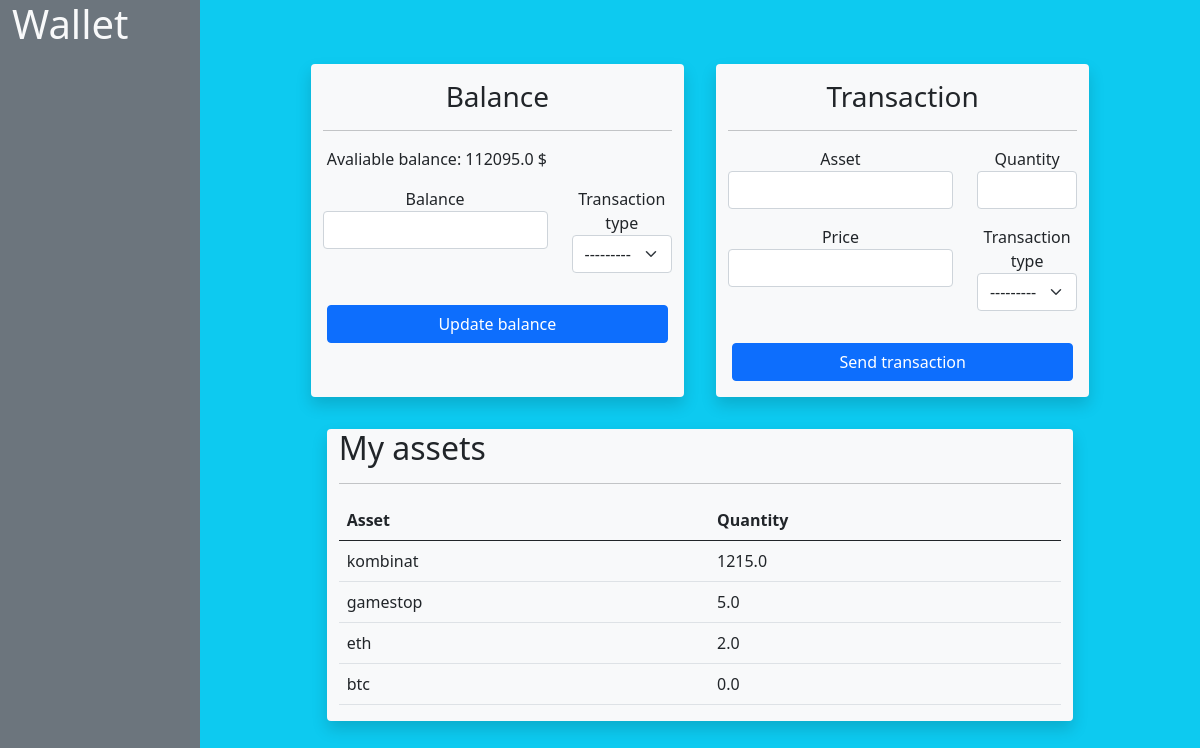
Before: /accountant/ with the older database file.
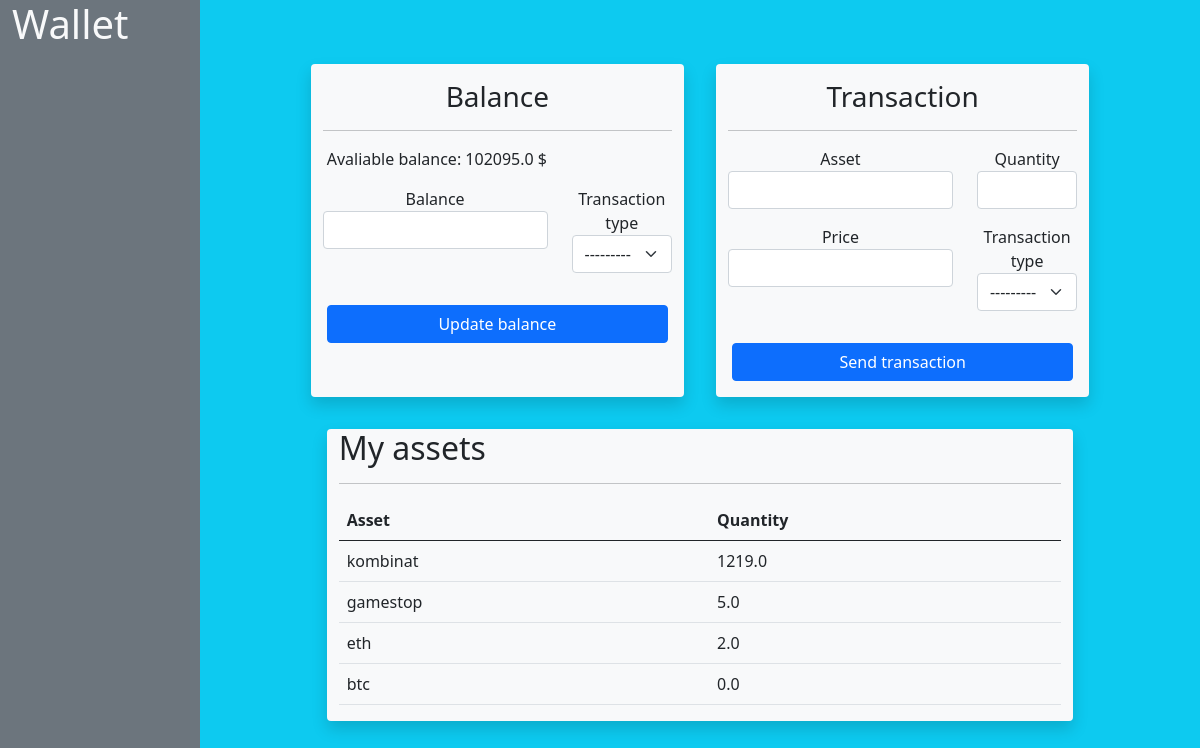
After: the same page with the newer database file.
### accountant/models.py (models this page shows)
class AccountPln(models.Model):
    balance = models.FloatField()
    transaction_type = models.CharField(
        max_length=8,
        choices=ACCOUNT_TRANSACTION_TYPE
        )
    total_balance = models.FloatField()
    def __str__(self):
        return '{} $'.format(self.total_balance)

class Asset(models.Model):
    asset = models.CharField("Asset", max_length=256)
    quantity = models.FloatField()
    def __str__(self):
        return self.asset

### accountant/views.py (the view, shortened to what this page needs)
# urls.py: path('', accountant_view, name='accountant')
def accountant_view(request):
    queryset = Asset.objects.all()
    transaction_form = AddTransactionForm()
    balance_form = UpdateBalanceForm()
    balance = AccountPln.objects.last()
    context = {
        'asset_list': queryset,
        'balance': balance,
        'transaction_form': transaction_form,
        'balance_form': balance_form,
    }
    return render(request, 'accountant/accountant.html', context)

### accountant/forms.py
class AddTransactionForm(forms.ModelForm):
    class Meta:
        model = Transaction
        fields = [
            'asset',
            'quantity',
            'price',
            'transaction_type',
        ]
        widgets = {
            'asset': forms.TextInput(attrs={'class': 'form-control'}),
            'quantity': forms.NumberInput(attrs={'class': 'form-control'}),
            'price': forms.NumberInput(attrs={'class': 'form-control'}),
            'transaction_type': forms.Select(attrs={'class': 'form-select'}),
        }

class UpdateBalanceForm(forms.ModelForm):
    class Meta:
        model = AccountPln
        fields = [
            'balance',
            'transaction_type',
        ]
        widgets = {
            'balance': forms.TextInput(attrs={'class': 'form-control'}),
            'transaction_type': forms.Select(attrs={'class': 'form-select'}),
        }

### accountant/templates/accountant/accountant.html (shortened to what this page needs)
{% extends "base.html" %}
{% block content %}
<div class="container-fluid">
    <div class="row">
      <div class="col-2 bg-secondary text-light" style="height: 100vh;">
        <h1>Wallet</h1>
      </div>
      <div class="col-10 bg-info p-5">
        <div class="row justify-content-center p-3">
            <div class="col-5 text-center mx-3 shadow bg-light rounded">
                <div class="mt-3">
                    <h3>Balance</h3>
                </div>
                <hr>
                <div class="row mb-3 ps-3">
                    Avaliable balance: {{ balance }}
                </div>
                <form method="POST" action="">
                    <div class="row mb-3">
                        <div class="col-8">
                            {{ balance_form.balance.label }}
                            {{ balance_form.balance }}
                        </div>
                        <div class="col-4">
                            {{ balance_form.transaction_type.label }}
                            {{ balance_form.transaction_type }}
                        </div>
                    </div>
                    <div class="row p-3">
                        <input type="submit" class="btn btn-primary"    value="Update balance" name="submit" />
                    </div>
                </form>
            </div>
            <div class="col-5 text-center mx-3 shadow bg-light rounded">
                <div class="mt-3">
                    <h3>Transaction</h3>
                </div>
                <hr>
                <form method="POST" action="">
                    <div class="row mb-3">
                        <div class="col-8">
                            {{ transaction_form.asset.label }}
                            {{ transaction_form.asset }}
                        </div>
                        <div class="col-4">
                            {{ transaction_form.quantity.label }}
                            {{ transaction_form.quantity }}
                        </div>
                    </div>
                    <div class="row mb-3">
                        <div class="col-8">
                            {{ transaction_form.price.label }}
                            {{ transaction_form.price }}
                        </div>
                        <div class="col-4">
                            {{ transaction_form.transaction_type.label }}
                            {{ transaction_form.transaction_type }}
                        </div>
                    </div>
                    <div class="row p-3">
                        <input type="submit" class="btn btn-primary"    value="Send transaction" name="submit" />
                    </div>
                </form>
            </div>
        </div>
        <div class="row justify-content-center p-3">
            <div class="col-10 mt-6 shadow bg-light rounded">
                <h2> My assets </h2>
                <hr>
                <table class="table table-hover">
                    <thead>
                        <tr>
                          <th scope="col">Asset</th>
                          <th scope="col">Quantity</th>
                        </tr>
                    </thead>
                    <tbody>
                        {% for asset in asset_list %}
                        <tr>
                            <th class="fw-normal">{{ asset }}</th>
                            <th class="fw-normal">{{ asset.quantity }}</th>
                        </tr>
                        {% endfor %}
                    </tbody>
                </table>
            </div>
        </div>
      </div>
    </div>
  </div>
{% endblock %}

Changed rows visible on the page:
no longer on this page (row unchanged): AccountPln: total_balance "112095.0 $"
added AccountPln: total_balance "102095.0 $"
changed Asset "kombinat": quantity "1215.0" → "1219.0"
